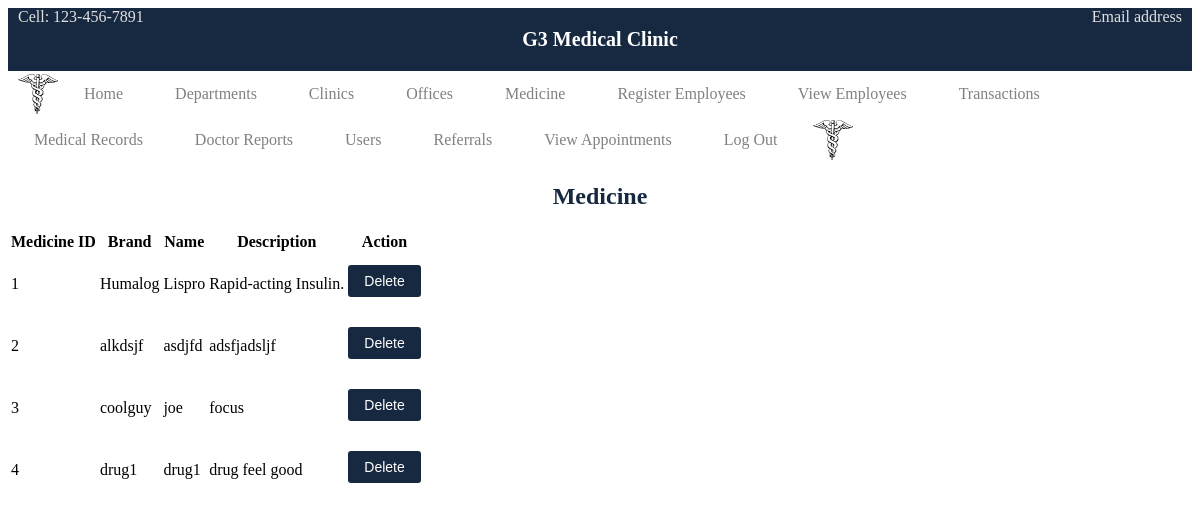
Screenshot of /medicine.php (signed in) with the database file from the repository.
### tables this page shows
CREATE TABLE `Medicine` (
  `med_ID` int(11) NOT NULL,
  `brand` varchar(20) NOT NULL,
  `name` varchar(30) NOT NULL,
  `description` text NOT NULL,
  `deleted_flag` tinyint(1) NOT NULL DEFAULT 0
);

### includes/functions.inc.php (called while the page is built, shortened)
<?php
function getMedicine($conn) {
  $sql = "SELECT * FROM Medicine WHERE deleted_flag = false;";
  $stmt = mysqli_stmt_init($conn);
  if (!mysqli_stmt_prepare($stmt, $sql)) {
    header("location: emergencycontact.php?error=getusersfailed");
    exit();
  }
  mysqli_stmt_execute($stmt);
  $result = mysqli_stmt_get_result($stmt);
  return $result;
}

### medicine.php (the view, shortened to what this page needs)
<?php
  include_once 'header.php';
  require_once 'includes/dbh.inc.php';
  require_once 'includes/functions.inc.php';
  $result = getMedicine($conn);
?>
<h2>Medicine</h2>
<div class='med-table'>
  <table>
    <tr>
      <th>Medicine ID</th>
      <th>Brand</th>
      <th>Name</th>
      <th>Description</th>
      <th>Action</th>
    </tr>
    <?php
      while ($row = mysqli_fetch_assoc($result)) {
        $medID = $row["med_ID"];
        $medBrand = $row["brand"];
        $medName = $row["name"];
        $medDesc = $row["description"];
    ?>
    <tr>
      <td><?php echo $medID?></td>
      <td><?php echo $medBrand?></td>
      <td><?php echo $medName?></td>
      <td><?php echo $medDesc?></td>
      <td>
      <form action='/medical-clinic/delete.php' method='post'>
          <div class='submit-btn'>
            <button type='submit' name='submit'>Delete</button>
          </div>
        </form>
      </td>
    </tr>
    <?php
      }
    ?>
  </table>
</div>
<?php
  include_once 'footer.php';
?>

### rows the page displays
medicine: med_ID "1", brand "Humalog", name "Lispro", description "Rapid-acting Insulin."
medicine: med_ID "2", brand "alkdsjf", name "asdjfd", description "adsfjadsljf"
medicine: med_ID "3", brand "coolguy", name "joe", description "focus"
medicine: med_ID "4", brand "drug1", name "drug1", description "drug feel good"
